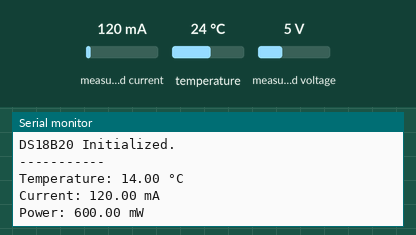
This sketch was run on a simulated Arduino Uno, built with avr-gcc and run on an emulated ATmega328P. Shown: the last lines printed to the serial monitor. Inputs (shaded band) come from the test bench; at power-on: measured current 120 mA, temperature 24 °C, measured voltage 5 V.

Above: at 1.5 s.
1.6 s: measured current set to 40 mA
At 4.1 s:
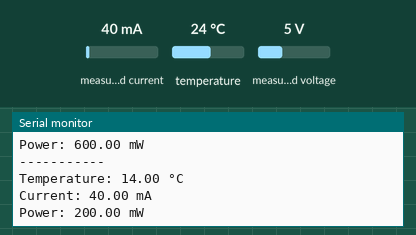
4.3 s: temperature set to 12 °C
At 6.8 s:
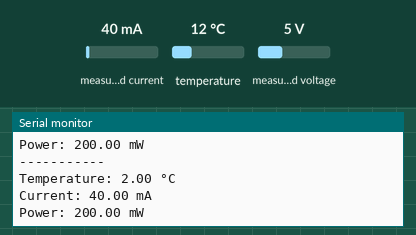
7.0 s: measured voltage set to 0.3 V
At 9.5 s:
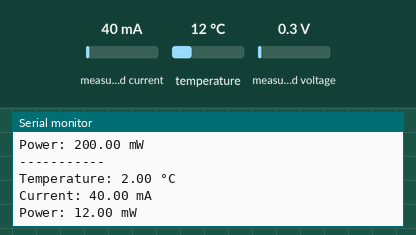
9.7 s: temperature set to 19 °C
At 12.3 s:
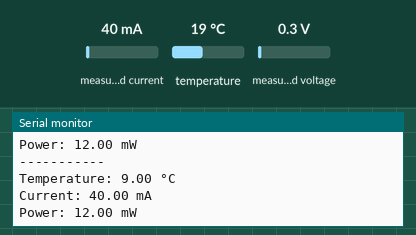
12.4 s: measured current set to 500 mA
At 15.1 s:
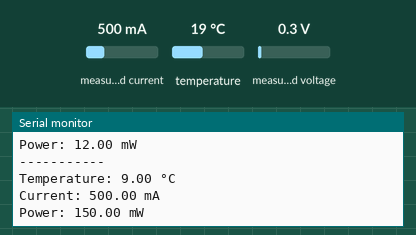
Timing chart, 0 to 16.1 s (numbered marks = the images above; inputs shaded):
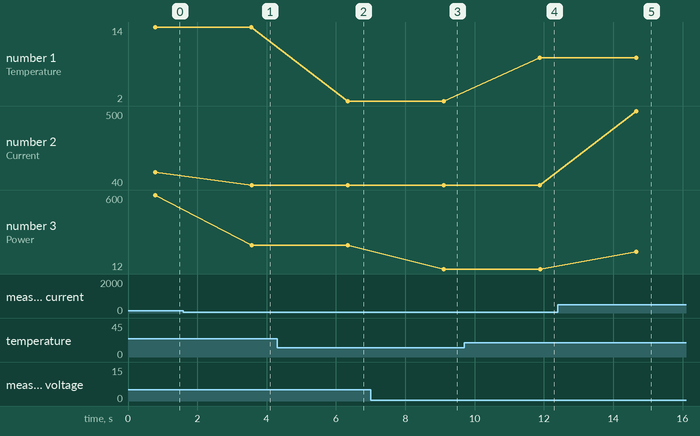

The sketch:

Motor_Values_To_Send_Edge_Impulse.ino
```cpp
#include <Wire.h>
#include <Adafruit_INA219.h>
#include <OneWire.h>
#include <DallasTemperature.h>

// INA219 Power Sensor
Adafruit_INA219 ina219;

// DS18B20 Temperature Sensor on GPIO 5
#define ONE_WIRE_BUS 5
OneWire oneWire(ONE_WIRE_BUS);
DallasTemperature sensors(&oneWire);

void setup() {
  Serial.begin(115200);

  // Initialize INA219
  if (!ina219.begin()) {
    Serial.println("Failed to find INA219 chip");
    while (1) delay(10);
  }
  Serial.println("INA219 Initialized.");

  // Initialize DS18B20
  sensors.begin();
  Serial.println("DS18B20 Initialized.");
}

void loop() {
  // ---- Read Temperature ----
  sensors.requestTemperatures();
  float temperatureC = sensors.getTempCByIndex(0);

  // ---- Read Power from INA219 ----
  float busVoltage = ina219.getBusVoltage_V();
  float shuntVoltage = ina219.getShuntVoltage_mV();
  float current_mA = ina219.getCurrent_mA();
  float power_mW = ina219.getPower_mW();

  temperatureC-=10;

  // ---- Display All Values ----
  Serial.println("-----------");
  Serial.print("Temperature: "); Serial.print(temperatureC); Serial.println(" °C");

  Serial.print("Current: "); Serial.print(current_mA); Serial.println(" mA");
  Serial.print("Power: "); Serial.print(power_mW); Serial.println(" mW");

  delay(2000);  // Read every 2 seconds
}
```

Measured:
- after the input at 1.6 s, the serial monitor: prints a new line after 2.0 s (image 1)
- after the input at 4.3 s, the serial monitor: prints a new line after 2.0 s (image 2)
- after the input at 7.0 s, the serial monitor: prints a new line after 2.1 s (image 3)
- after the input at 9.7 s, the serial monitor: prints a new line after 2.2 s (image 4)
- after the input at 12.4 s, the serial monitor: prints a new line after 2.3 s (image 5)
- plotted number 1: 14 → 2 after the input at 4.3 s, 2 → 9 after the input at 9.7 s
- plotted number 2: 120 → 40 after the input at 1.6 s, 40 → 500 after the input at 12.4 s
- plotted number 3: 600 → 200 after the input at 1.6 s, 200 → 12 after the input at 7.0 s, 12 → 150 after the input at 12.4 s
